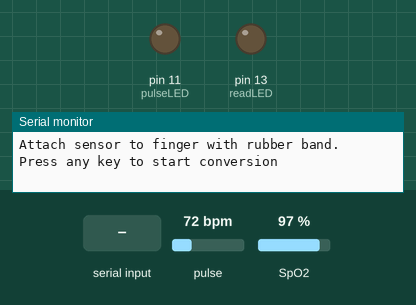
A sketch run on a simulated Arduino Uno, built with avr-gcc and run on an emulated ATmega328P. Shown: output pins drawn as LEDs (lit = HIGH), the last lines printed to the serial monitor. Dashed ring = blinking. Inputs (shaded band) come from the test bench; at power-on: pulse 72 bpm, SpO2 97 %.

Above: at 0.9 s.
1.0 s: "1" received over Serial
At 5.46 s:
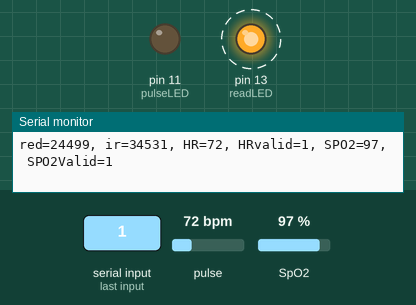
5.5 s: pulse set to 100 bpm
Timing chart, 0 to 14.5 s (numbered marks = the images above; inputs shaded):
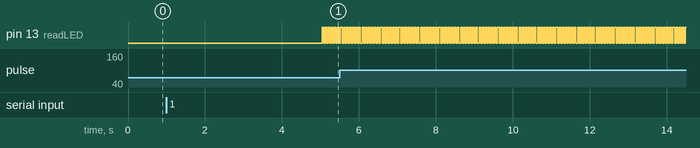

Measured:
- after the input at 1.0 s, pin 13 (readLED): alternates HIGH for 0.04 s and LOW for 0.04 s, starting after 4.0 s

The sketch:

MAX30102-SpO2.ino
```cpp
#include <Wire.h>
#include "MAX30105.h"
#include "spo2_algorithm.h"

MAX30105 max30102;

#define MAX_BRIGHTNESS 255
#if defined(__AVR_ATmega328P__) || defined(__AVR_ATmega168__)
uint16_t irBuffer[100];
uint16_t redBuffer[100];
#else
uint32_t irBuffer[100];
uint32_t redBuffer[100];
#endif

int32_t bufferLength;
int32_t spo2;
int8_t validSPO2;
int32_t heartRate;
int8_t validHeartRate;

byte pulseLED = 11;
byte readLED = 13;

void setup()
{
  Serial.begin(115200);
  pinMode(pulseLED, OUTPUT);
  pinMode(readLED, OUTPUT);
  if (!max30102.begin(Wire, I2C_SPEED_FAST))
  {
    Serial.println(F("MAX30105 was not found. Please check wiring/power."));
    while (1);
  }

  Serial.println(F("Attach sensor to finger with rubber band. Press any key to start conversion"));
  while (Serial.available() == 0) ;
  Serial.read();

  byte ledBrightness = 60;
  byte sampleAverage = 4;
  byte ledMode = 2;
  byte sampleRate = 100;
  int pulseWidth = 411;
  int adcRange = 4096;

  max30102.setup(ledBrightness, sampleAverage, ledMode, sampleRate, pulseWidth, adcRange);
}

void loop()
{
  bufferLength = 100;

  for (byte i = 0 ; i < bufferLength ; i++)
  {
    while (max30102.available() == false)
      max30102.check();

    redBuffer[i] = max30102.getRed();
    irBuffer[i] = max30102.getIR();
    max30102.nextSample();

    Serial.print(F("red="));
    Serial.print(redBuffer[i], DEC);
    Serial.print(F(", ir="));
    Serial.println(irBuffer[i], DEC);
  }

  maxim_heart_rate_and_oxygen_saturation(irBuffer, bufferLength, redBuffer, &spo2, &validSPO2, &heartRate, &validHeartRate);

  while (1)
  {
    for (byte i = 25; i < 100; i++)
    {
      redBuffer[i - 25] = redBuffer[i];
      irBuffer[i - 25] = irBuffer[i];
    }

    for (byte i = 75; i < 100; i++)
    {
      while (max30102.available() == false)
        max30102.check();

      digitalWrite(readLED, !digitalRead(readLED));

      redBuffer[i] = max30102.getRed();
      irBuffer[i] = max30102.getIR();
      max30102.nextSample();

      Serial.print(F("red="));
      Serial.print(redBuffer[i], DEC);
      Serial.print(F(", ir="));
      Serial.print(irBuffer[i], DEC);

      Serial.print(F(", HR="));
      Serial.print(heartRate, DEC);

      Serial.print(F(", HRvalid="));
      Serial.print(validHeartRate, DEC);

      Serial.print(F(", SPO2="));
      Serial.print(spo2, DEC);

      Serial.print(F(", SPO2Valid="));
      Serial.println(validSPO2, DEC);
    }

    maxim_heart_rate_and_oxygen_saturation(irBuffer, bufferLength, redBuffer, &spo2, &validSPO2, &heartRate, &validHeartRate);
  }
}
```
